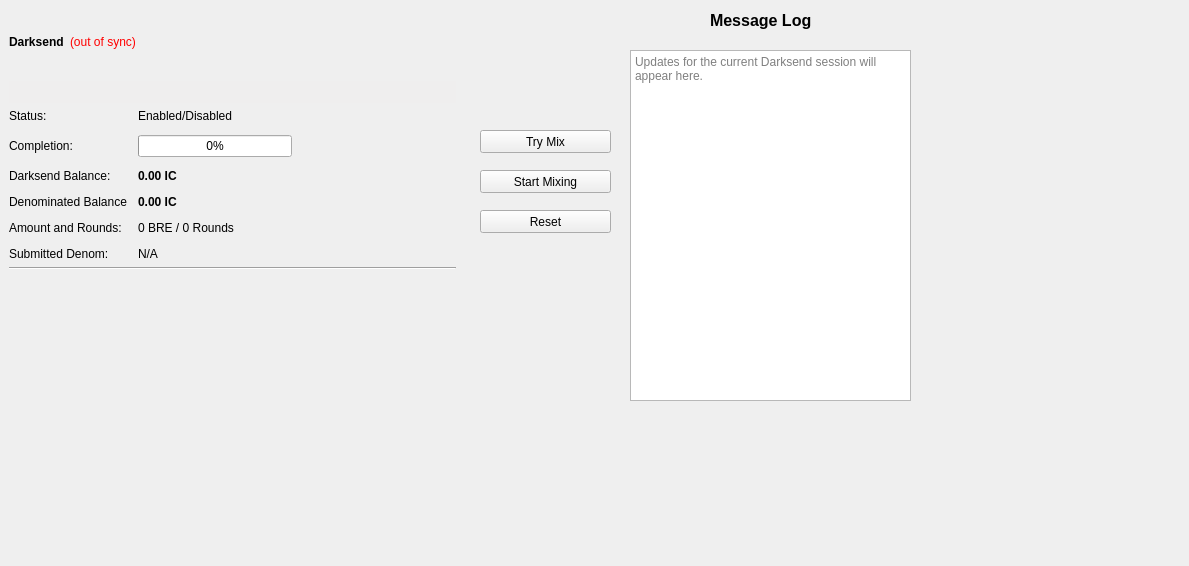
<?xml version="1.0" encoding="UTF-8"?>
<ui version="4.0">
 <class>DarksendPage</class>
 <widget class="QWidget" name="DarksendPage">
  <property name="geometry">
   <rect>
    <x>0</x>
    <y>0</y>
    <width>1189</width>
    <height>566</height>
   </rect>
  </property>
  <property name="windowTitle">
   <string>Form</string>
  </property>
  <widget class="QFrame" name="frameDarksend">
   <property name="geometry">
    <rect>
     <x>0</x>
     <y>0</y>
     <width>465</width>
     <height>350</height>
    </rect>
   </property>
   <property name="sizePolicy">
    <sizepolicy hsizetype="Expanding" vsizetype="Expanding">
     <horstretch>0</horstretch>
     <verstretch>0</verstretch>
    </sizepolicy>
   </property>
   <property name="minimumSize">
    <size>
     <width>0</width>
     <height>350</height>
    </size>
   </property>
   <property name="layoutDirection">
    <enum>Qt::LeftToRight</enum>
   </property>
   <property name="frameShape">
    <enum>QFrame::NoFrame</enum>
   </property>
   <property name="frameShadow">
    <enum>QFrame::Raised</enum>
   </property>
   <layout class="QVBoxLayout" name="verticalLayout_5">
    <item>
     <layout class="QHBoxLayout" name="horizontalLayout_5">
      <item>
       <widget class="QLabel" name="label_2">
        <property name="font">
         <font>
          <weight>75</weight>
          <bold>true</bold>
         </font>
        </property>
        <property name="text">
         <string>Darksend</string>
        </property>
       </widget>
      </item>
      <item>
       <widget class="QLabel" name="labelDarksendSyncStatus">
        <property name="toolTip">
         <string>The displayed information may be out of date. Your wallet automatically synchronizes with the Brewhaust network after a connection is established, but this process has not completed yet.</string>
        </property>
        <property name="styleSheet">
         <string notr="true">QLabel { color: red; }</string>
        </property>
        <property name="text">
         <string notr="true">(out of sync)</string>
        </property>
        <property name="alignment">
         <set>Qt::AlignLeading|Qt::AlignLeft|Qt::AlignVCenter</set>
        </property>
       </widget>
      </item>
      <item>
       <spacer name="horizontalSpacer_4">
        <property name="orientation">
         <enum>Qt::Horizontal</enum>
        </property>
        <property name="sizeHint" stdset="0">
         <size>
          <width>40</width>
          <height>20</height>
         </size>
        </property>
       </spacer>
      </item>
     </layout>
    </item>
    <item>
     <widget class="QPushButton" name="runAutoDenom">
      <property name="palette">
       <palette>
        <active>
         <colorrole role="WindowText">
          <brush brushstyle="SolidPattern">
           <color alpha="255">
            <red>0</red>
            <green>0</green>
            <blue>0</blue>
           </color>
          </brush>
         </colorrole>
         <colorrole role="Button">
          <brush brushstyle="SolidPattern">
           <color alpha="255">
            <red>239</red>
            <green>238</green>
            <blue>238</blue>
           </color>
          </brush>
         </colorrole>
         <colorrole role="Light">
          <brush brushstyle="SolidPattern">
           <color alpha="255">
            <red>255</red>
            <green>255</green>
            <blue>255</blue>
           </color>
          </brush>
         </colorrole>
         <colorrole role="Midlight">
          <brush brushstyle="SolidPattern">
           <color alpha="255">
            <red>247</red>
            <green>246</green>
            <blue>246</blue>
           </color>
          </brush>
         </colorrole>
         <colorrole role="Dark">
          <brush brushstyle="SolidPattern">
           <color alpha="255">
            <red>119</red>
            <green>119</green>
            <blue>119</blue>
           </color>
          </brush>
         </colorrole>
         <colorrole role="Mid">
          <brush brushstyle="SolidPattern">
           <color alpha="255">
            <red>159</red>
            <green>159</green>
            <blue>159</blue>
           </color>
          </brush>
         </colorrole>
         <colorrole role="Text">
          <brush brushstyle="SolidPattern">
           <color alpha="255">
            <red>0</red>
            <green>0</green>
            <blue>0</blue>
           </color>
          </brush>
         </colorrole>
         <colorrole role="BrightText">
          <brush brushstyle="SolidPattern">
           <color alpha="255">
            <red>255</red>
            <green>255</green>
            <blue>255</blue>
           </color>
          </brush>
         </colorrole>
         <colorrole role="ButtonText">
          <brush brushstyle="SolidPattern">
           <color alpha="255">
            <red>0</red>
            <green>0</green>
            <blue>0</blue>
           </color>
          </brush>
         </colorrole>
         <colorrole role="Base">
          <brush brushstyle="SolidPattern">
           <color alpha="255">
            <red>255</red>
            <green>255</green>
            <blue>255</blue>
           </color>
          </brush>
         </colorrole>
         <colorrole role="Window">
          <brush brushstyle="SolidPattern">
           <color alpha="255">
            <red>239</red>
            <green>238</green>
            <blue>238</blue>
           </color>
          </brush>
         </colorrole>
         <colorrole role="Shadow">
          <brush brushstyle="SolidPattern">
           <color alpha="255">
            <red>0</red>
            <green>0</green>
            <blue>0</blue>
           </color>
          </brush>
         </colorrole>
         <colorrole role="AlternateBase">
          <brush brushstyle="SolidPattern">
           <color alpha="255">
            <red>247</red>
            <green>246</green>
            <blue>246</blue>
           </color>
          </brush>
         </colorrole>
         <colorrole role="ToolTipBase">
          <brush brushstyle="SolidPattern">
           <color alpha="255">
            <red>255</red>
            <green>255</green>
            <blue>220</blue>
           </color>
          </brush>
         </colorrole>
         <colorrole role="ToolTipText">
          <brush brushstyle="SolidPattern">
           <color alpha="255">
            <red>0</red>
            <green>0</green>
            <blue>0</blue>
           </color>
          </brush>
         </colorrole>
        </active>
        <inactive>
         <colorrole role="WindowText">
          <brush brushstyle="SolidPattern">
           <color alpha="255">
            <red>0</red>
            <green>0</green>
            <blue>0</blue>
           </color>
          </brush>
         </colorrole>
         <colorrole role="Button">
          <brush brushstyle="SolidPattern">
           <color alpha="255">
            <red>239</red>
            <green>238</green>
            <blue>238</blue>
           </color>
          </brush>
         </colorrole>
         <colorrole role="Light">
          <brush brushstyle="SolidPattern">
           <color alpha="255">
            <red>255</red>
            <green>255</green>
            <blue>255</blue>
           </color>
          </brush>
         </colorrole>
         <colorrole role="Midlight">
          <brush brushstyle="SolidPattern">
           <color alpha="255">
            <red>247</red>
            <green>246</green>
            <blue>246</blue>
           </color>
          </brush>
         </colorrole>
         <colorrole role="Dark">
          <brush brushstyle="SolidPattern">
           <color alpha="255">
            <red>119</red>
            <green>119</green>
            <blue>119</blue>
           </color>
          </brush>
         </colorrole>
         <colorrole role="Mid">
          <brush brushstyle="SolidPattern">
           <color alpha="255">
            <red>159</red>
            <green>159</green>
            <blue>159</blue>
           </color>
          </brush>
         </colorrole>
         <colorrole role="Text">
          <brush brushstyle="SolidPattern">
           <color alpha="255">
            <red>0</red>
            <green>0</green>
            <blue>0</blue>
           </color>
          </brush>
         </colorrole>
         <colorrole role="BrightText">
          <brush brushstyle="SolidPattern">
           <color alpha="255">
            <red>255</red>
            <green>255</green>
            <blue>255</blue>
           </color>
          </brush>
         </colorrole>
         <colorrole role="ButtonText">
          <brush brushstyle="SolidPattern">
           <color alpha="255">
            <red>0</red>
            <green>0</green>
            <blue>0</blue>
           </color>
          </brush>
         </colorrole>
         <colorrole role="Base">
          <brush brushstyle="SolidPattern">
           <color alpha="255">
            <red>255</red>
            <green>255</green>
            <blue>255</blue>
           </color>
          </brush>
         </colorrole>
         <colorrole role="Window">
          <brush brushstyle="SolidPattern">
           <color alpha="255">
            <red>239</red>
            <green>238</green>
            <blue>238</blue>
           </color>
          </brush>
         </colorrole>
         <colorrole role="Shadow">
          <brush brushstyle="SolidPattern">
           <color alpha="255">
            <red>0</red>
            <green>0</green>
            <blue>0</blue>
           </color>
          </brush>
         </colorrole>
         <colorrole role="AlternateBase">
          <brush brushstyle="SolidPattern">
           <color alpha="255">
            <red>247</red>
            <green>246</green>
            <blue>246</blue>
           </color>
          </brush>
         </colorrole>
         <colorrole role="ToolTipBase">
          <brush brushstyle="SolidPattern">
           <color alpha="255">
            <red>255</red>
            <green>255</green>
            <blue>220</blue>
           </color>
          </brush>
         </colorrole>
         <colorrole role="ToolTipText">
          <brush brushstyle="SolidPattern">
           <color alpha="255">
            <red>0</red>
            <green>0</green>
            <blue>0</blue>
           </color>
          </brush>
         </colorrole>
        </inactive>
        <disabled>
         <colorrole role="WindowText">
          <brush brushstyle="SolidPattern">
           <color alpha="255">
            <red>119</red>
            <green>119</green>
            <blue>119</blue>
           </color>
          </brush>
         </colorrole>
         <colorrole role="Button">
          <brush brushstyle="SolidPattern">
           <color alpha="255">
            <red>239</red>
            <green>238</green>
            <blue>238</blue>
           </color>
          </brush>
         </colorrole>
         <colorrole role="Light">
          <brush brushstyle="SolidPattern">
           <color alpha="255">
            <red>255</red>
            <green>255</green>
            <blue>255</blue>
           </color>
          </brush>
         </colorrole>
         <colorrole role="Midlight">
          <brush brushstyle="SolidPattern">
           <color alpha="255">
            <red>247</red>
            <green>246</green>
            <blue>246</blue>
           </color>
          </brush>
         </colorrole>
         <colorrole role="Dark">
          <brush brushstyle="SolidPattern">
           <color alpha="255">
            <red>119</red>
            <green>119</green>
            <blue>119</blue>
           </color>
          </brush>
         </colorrole>
         <colorrole role="Mid">
          <brush brushstyle="SolidPattern">
           <color alpha="255">
            <red>159</red>
            <green>159</green>
            <blue>159</blue>
           </color>
          </brush>
         </colorrole>
         <colorrole role="Text">
          <brush brushstyle="SolidPattern">
           <color alpha="255">
            <red>119</red>
            <green>119</green>
            <blue>119</blue>
           </color>
          </brush>
         </colorrole>
         <colorrole role="BrightText">
          <brush brushstyle="SolidPattern">
           <color alpha="255">
            <red>255</red>
            <green>255</green>
            <blue>255</blue>
           </color>
          </brush>
         </colorrole>
         <colorrole role="ButtonText">
          <brush brushstyle="SolidPattern">
           <color alpha="255">
            <red>119</red>
            <green>119</green>
            <blue>119</blue>
           </color>
          </brush>
         </colorrole>
         <colorrole role="Base">
          <brush brushstyle="SolidPattern">
           <color alpha="255">
            <red>239</red>
            <green>238</green>
            <blue>238</blue>
           </color>
          </brush>
         </colorrole>
         <colorrole role="Window">
          <brush brushstyle="SolidPattern">
           <color alpha="255">
            <red>239</red>
            <green>238</green>
            <blue>238</blue>
           </color>
          </brush>
         </colorrole>
         <colorrole role="Shadow">
          <brush brushstyle="SolidPattern">
           <color alpha="255">
            <red>0</red>
            <green>0</green>
            <blue>0</blue>
           </color>
          </brush>
         </colorrole>
         <colorrole role="AlternateBase">
          <brush brushstyle="SolidPattern">
           <color alpha="255">
            <red>239</red>
            <green>238</green>
            <blue>238</blue>
           </color>
          </brush>
         </colorrole>
         <colorrole role="ToolTipBase">
          <brush brushstyle="SolidPattern">
           <color alpha="255">
            <red>255</red>
            <green>255</green>
            <blue>220</blue>
           </color>
          </brush>
         </colorrole>
         <colorrole role="ToolTipText">
          <brush brushstyle="SolidPattern">
           <color alpha="255">
            <red>0</red>
            <green>0</green>
            <blue>0</blue>
           </color>
          </brush>
         </colorrole>
        </disabled>
       </palette>
      </property>
      <property name="focusPolicy">
       <enum>Qt::NoFocus</enum>
      </property>
      <property name="autoFillBackground">
       <bool>true</bool>
      </property>
      <property name="text">
       <string/>
      </property>
      <property name="flat">
       <bool>true</bool>
      </property>
     </widget>
    </item>
    <item>
     <layout class="QFormLayout" name="formLayout">
      <property name="fieldGrowthPolicy">
       <enum>QFormLayout::AllNonFixedFieldsGrow</enum>
      </property>
      <property name="horizontalSpacing">
       <number>11</number>
      </property>
      <property name="verticalSpacing">
       <number>12</number>
      </property>
      <item row="0" column="0">
       <widget class="QLabel" name="label_6">
        <property name="text">
         <string>Status:</string>
        </property>
       </widget>
      </item>
      <item row="0" column="1">
       <widget class="QLabel" name="darksendEnabled">
        <property name="text">
         <string>Enabled/Disabled</string>
        </property>
       </widget>
      </item>
      <item row="1" column="0">
       <widget class="QLabel" name="label_7">
        <property name="text">
         <string>Completion:</string>
        </property>
       </widget>
      </item>
      <item row="1" column="1">
       <widget class="QProgressBar" name="darksendProgress">
        <property name="maximumSize">
         <size>
          <width>154</width>
          <height>16777215</height>
         </size>
        </property>
        <property name="value">
         <number>0</number>
        </property>
       </widget>
      </item>
      <item row="4" column="0">
       <widget class="QLabel" name="denominatedBalanceLabel">
        <property name="text">
         <string>Denominated Balance</string>
        </property>
       </widget>
      </item>
      <item row="4" column="1">
       <widget class="QLabel" name="denominatedBalanceValue">
        <property name="font">
         <font>
          <weight>75</weight>
          <bold>true</bold>
         </font>
        </property>
        <property name="text">
         <string>0.00 IC</string>
        </property>
       </widget>
      </item>
      <item row="5" column="0">
       <widget class="QLabel" name="label_8">
        <property name="text">
         <string>Amount and Rounds:</string>
        </property>
       </widget>
      </item>
      <item row="5" column="1">
       <widget class="QLabel" name="labelAmountRounds">
        <property name="text">
         <string>0 BRE / 0 Rounds</string>
        </property>
       </widget>
      </item>
      <item row="6" column="0">
       <widget class="QLabel" name="label_9">
        <property name="text">
         <string>Submitted Denom:</string>
        </property>
       </widget>
      </item>
      <item row="6" column="1">
       <widget class="QLabel" name="labelSubmittedDenom">
        <property name="toolTip">
         <string>The denominations you submitted to the Masternode.&lt;br&gt;To mix, other users must submit the exact same denominations.</string>
        </property>
        <property name="text">
         <string>N/A</string>
        </property>
       </widget>
      </item>
      <item row="3" column="0">
       <widget class="QLabel" name="labelAnonymizedText">
        <property name="text">
         <string>Darksend Balance:</string>
        </property>
       </widget>
      </item>
      <item row="3" column="1">
       <widget class="QLabel" name="labelAnonymized">
        <property name="font">
         <font>
          <weight>75</weight>
          <bold>true</bold>
         </font>
        </property>
        <property name="text">
         <string notr="true">0.00 IC</string>
        </property>
       </widget>
      </item>
     </layout>
    </item>
    <item>
     <widget class="Line" name="lineLastMessage">
      <property name="orientation">
       <enum>Qt::Horizontal</enum>
      </property>
     </widget>
    </item>
    <item>
     <widget class="QLabel" name="darksendStatus">
      <property name="minimumSize">
       <size>
        <width>288</width>
        <height>43</height>
       </size>
      </property>
      <property name="text">
       <string/>
      </property>
      <property name="alignment">
       <set>Qt::AlignLeading|Qt::AlignLeft|Qt::AlignTop</set>
      </property>
      <property name="wordWrap">
       <bool>true</bool>
      </property>
     </widget>
    </item>
   </layout>
  </widget>
  <widget class="QPushButton" name="darksendAuto">
   <property name="geometry">
    <rect>
     <x>480</x>
     <y>130</y>
     <width>131</width>
     <height>23</height>
    </rect>
   </property>
   <property name="sizePolicy">
    <sizepolicy hsizetype="MinimumExpanding" vsizetype="Fixed">
     <horstretch>0</horstretch>
     <verstretch>0</verstretch>
    </sizepolicy>
   </property>
   <property name="toolTip">
    <string>Try to manually submit a Darksend request.</string>
   </property>
   <property name="text">
    <string>Try Mix</string>
   </property>
  </widget>
  <widget class="QPushButton" name="toggleDarksend">
   <property name="geometry">
    <rect>
     <x>480</x>
     <y>170</y>
     <width>131</width>
     <height>23</height>
    </rect>
   </property>
   <property name="sizePolicy">
    <sizepolicy hsizetype="MinimumExpanding" vsizetype="Fixed">
     <horstretch>0</horstretch>
     <verstretch>0</verstretch>
    </sizepolicy>
   </property>
   <property name="text">
    <string>Start Mixing</string>
   </property>
  </widget>
  <widget class="QPushButton" name="darksendReset">
   <property name="geometry">
    <rect>
     <x>480</x>
     <y>210</y>
     <width>131</width>
     <height>23</height>
    </rect>
   </property>
   <property name="sizePolicy">
    <sizepolicy hsizetype="MinimumExpanding" vsizetype="Fixed">
     <horstretch>0</horstretch>
     <verstretch>0</verstretch>
    </sizepolicy>
   </property>
   <property name="toolTip">
    <string>Reset the current status of Darksend (can interrupt Darksend if it's in the process of Mixing, which can cost you money!)</string>
   </property>
   <property name="autoFillBackground">
    <bool>false</bool>
   </property>
   <property name="text">
    <string>Reset</string>
   </property>
  </widget>
  <widget class="QLabel" name="darksendMessageLog">
   <property name="geometry">
    <rect>
     <x>710</x>
     <y>10</y>
     <width>121</width>
     <height>20</height>
    </rect>
   </property>
   <property name="font">
    <font>
     <pointsize>12</pointsize>
     <weight>75</weight>
     <bold>true</bold>
    </font>
   </property>
   <property name="text">
    <string>Message Log</string>
   </property>
  </widget>
  <widget class="QTextEdit" name="messageLog">
   <property name="geometry">
    <rect>
     <x>630</x>
     <y>50</y>
     <width>281</width>
     <height>351</height>
    </rect>
   </property>
   <property name="undoRedoEnabled">
    <bool>false</bool>
   </property>
   <property name="readOnly">
    <bool>true</bool>
   </property>
   <property name="placeholderText">
    <string>Updates for the current Darksend session will appear here.</string>
   </property>
  </widget>
 </widget>
 <resources/>
 <connections/>
</ui>
